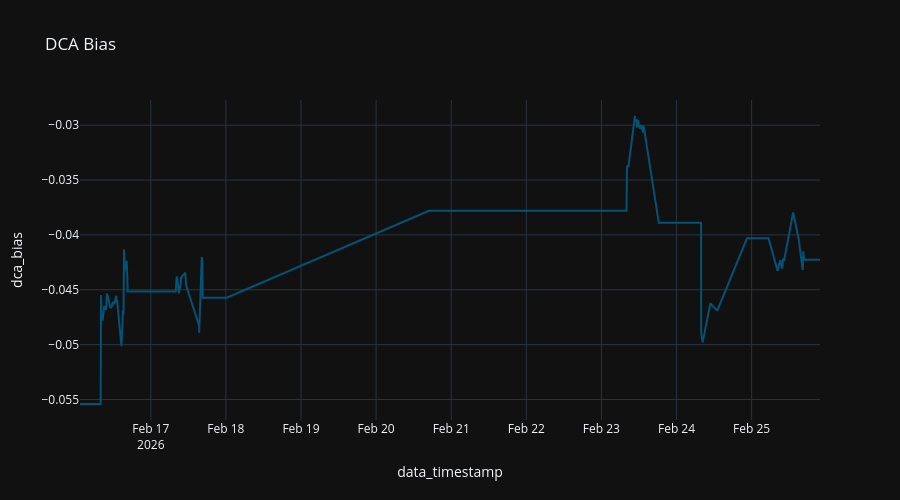

The notebook cell saved with this chart:
### Code cell
x = df[df['ticker'] == asset_ticker][['data_timestamp', 'dca_bias', 'ticker']].sort_values(by="data_timestamp")

fig = px.line (
  x,
  "data_timestamp",
  "dca_bias",
  title="DCA Bias"
#   color_discrete_sequence="Tealgrn_r",
)

fig.update_layout (
  height=500,
)

### Figure 1 — Plotly figure (JSON) as saved in the notebook; plotly's stock layout.template omitted (floating-point values rounded to 4 significant figures; data arrays with more than 128 entries replaced by an {"elided": "..."} marker saying what was removed)
{"data": [{"hovertemplate": "data_timestamp=%{x}<br>dca_bias=%{y}<extra></extra>", "legendgroup": "", "line": {"color": "rgb(4, 82, 117)", "dash": "solid"}, "marker": {"symbol": "circle"}, "mode": "lines", "name": "", "orientation": "v", "showlegend": false, "type": "scatter", "x": {"elided": "717 str values"}, "xaxis": "x", "y": {"elided": "717 float values"}, "yaxis": "y"}], "layout": {"height": 500, "legend": {"tracegroupgap": 0}, "title": {"text": "DCA Bias"}, "xaxis": {"anchor": "y", "domain": [0, 1], "title": {"text": "data_timestamp"}}, "yaxis": {"anchor": "x", "domain": [0, 1], "title": {"text": "dca_bias"}}}}
